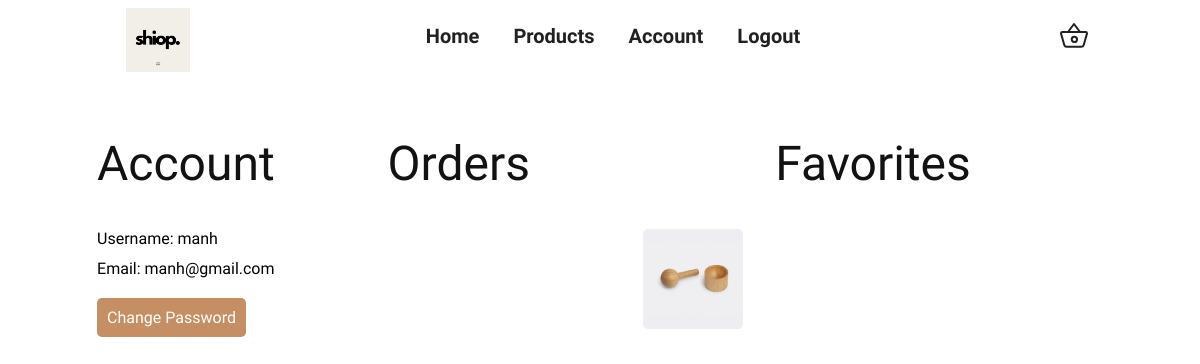
The page /account (signed in) on the database as committed earlier.
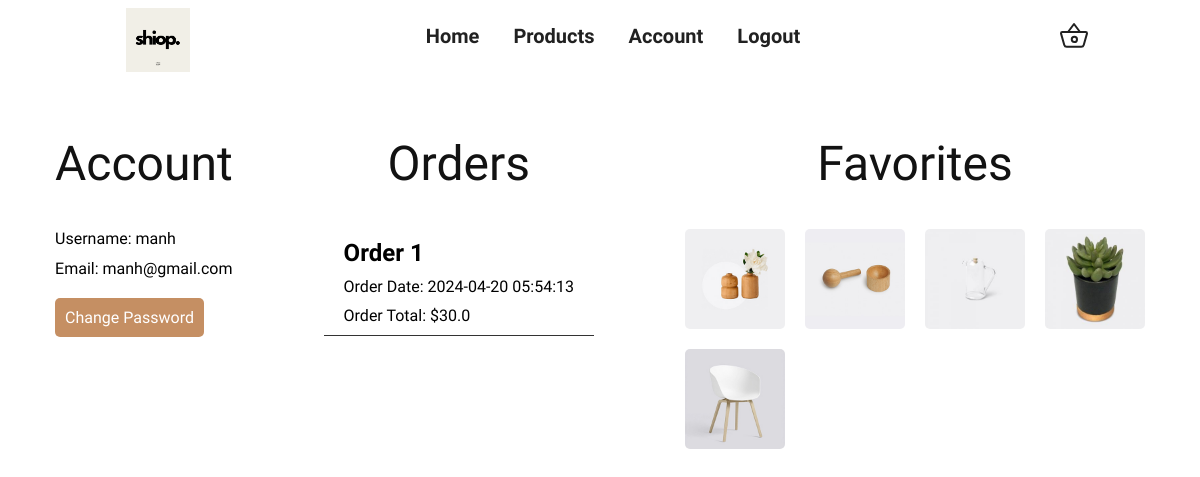
The same page on the database as committed later.
### tables this page shows
CREATE TABLE "product" (
	"product_id"	INTEGER NOT NULL,
	"name"	TEXT NOT NULL,
	"image"	BLOB NOT NULL,
	"description"	TEXT NOT NULL,
	"price"	NUMERIC NOT NULL DEFAULT 0.00,
	"category"	TEXT NOT NULL CHECK("category" IN ('accessory', 'furniture', 'decoration')),
	"in_stock"	INTEGER NOT NULL DEFAULT 10,
	PRIMARY KEY("product_id" AUTOINCREMENT)
);

CREATE TABLE "orders" (
    "id" INTEGER PRIMARY KEY AUTOINCREMENT,
    "account_id" TEXT NOT NULL,
    "time" TEXT NOT NULL,
    "total" REAL NOT NULL,
    "phone" TEXT NOT NULL,
    "address" TEXT NOT NULL,
    FOREIGN KEY("account_id") REFERENCES "account"("id")
);

### main.py (the view)
@app.route('/account')
def account():
    user = session.get('user', None)
    conn = sqlite3.connect(sqldbname)
    c = conn.cursor()
    c.execute('SELECT * FROM orders WHERE account_id = ?', (user['id'],))
    all_orders = c.fetchall()
    orders = []
    for order in all_orders:
        order_dict = {
            'id': order[0],
            'total': order[3],
            'time': order[2]
        }
        orders.append(order_dict)
    c.execute('SELECT * FROM product WHERE product_id IN (SELECT product_id FROM favorites WHERE account_id = ?)', (user['id'],))
    products = c.fetchall()
    products_list = []
    for product in products:
        product_dict = {
            'product_id': product[0],
            'name': product[1],
            'image': product[2],
            'description': product[3],
            'price': product[4],
            'category': product[5],
            'in_stock': product[6]
        }
        products_list.append(product_dict)
    return render_template('account.html', user=user, orders=orders, products=products_list)

### templates/account.html (shortened to what this page needs)
<!DOCTYPE html>
<html>
<head>
    <link rel="stylesheet" type="text/css" href="../static/style.css" />
</head>
<body>
    <header>
        <div class="navbar">
          <a href="/">
            <img src="/static/images/logo.png" alt="" class="logo" id="logo" />
          </a>
          <ul id="topnav" class="topnav">
            <li id="topnav-item"><a href="/">Home</a></li>
            <li id="topnav-item"><a href="/product">Products</a></li>
            {% if user != None %}
              <li id="topnav-item"><a href="/account">Account</a></li>
              <li id="topnav-item"><a href="/logout">Logout</a></li>
            {% else %}
              <li id="topnav-item"><a href="/register">Register</a></li>
              <li id="topnav-item"><a href="/login">Login</a></li>
            {% endif %}
          </ul>
        {% if user != None %}
            <a href="/cart">
                <button type="button" class="cart" id="cart">
                    <ion-icon name="basket-outline"></ion-icon>
                </button>
            </a>
        {% else %}
            <a href="/login">
                <button type="button" class="cart" id="cart">
                    <ion-icon name="basket-outline"></ion-icon>
                </button>
            </a>
        {% endif %}
        </div>
    </header>
    <container class="account">
        <section class="section d-flex-col-center account-info">
            <h2 class="h2 section-title">Account</h2>
            <div>
                <p>Username: {{ session.user.username }}</p>
                <p>Email: {{ session.user.email }}</p>
                <button class="change-btn">Change Password</button>
            </div>
        </section>
        <section class="section d-flex-col-center account-orders">
            <h2 class="h2 section-title">Orders</h2>
            <div>
                {% for order in orders %}
                <div>
                    <h1>Order {{ order.id }}</h1>
                    <p>Order Date: {{ order.time }}</p>
                    <p>Order Total: ${{ order.total }}</p>
                </div>
                {% endfor %}
            </div>
        </section>
        <section class="section d-flex-col-center account-favorites">
            <h2 class="h2 section-title">Favorites</h2>
            <div>
                {% for product in products %}
                <a href="/product/{{ product.product_id }}">
                    <img src="{{ product.image }}" width="100" height="100" loading="lazy" alt="{{ product.name }}" class="product-image">
                </a>
                {% endfor %}
            </div>
        </section>
    </container>
</body>
</html>

### static/style.css (style rules this page uses)
:root { --red-orange-color-wheel: hsl(17, 96%, 48%); --middle-blue-green: hsl(167, 45%, 72%); --smokey-black: hsl(0, 0%, 7%); --spanish-gray: hsl(0, 0%, 60%); --granite-gray: hsl(0, 0%, 40%); --tan-crayola: hsl(27, 46%, 58%); --light-gray: hsl(0, 0%, 80%); --black_10: hsla(0, 0%, 0%, 0.1); --black_25: hsla(0, 0%, 0%, 0.25); --black_50: hsla(0, 0%, 0%, 0.4); --black_70: hsla(0, 0%, 0%, 0.7); --cultured: hsl(220, 16%, 96%); --manatee: hsl(218, 11%, 65%); --black: hsl(0, 0%, 0%); --white: hsl(0, 0%, 100%); --ff-roboto: 'Roboto', sans-serif; --ff-mr_de_haviland: 'Mr De Haviland', cursive; --fs-1: 6rem; --fs-2: 3rem; --fs-3: 2rem; --fs-4: 1.8rem; --fs-5: 1.4rem; --fs-6: 1.2rem; --fw-700: 700; --fw-500: 500; --section-padding: 50px; --shadow: 0 0 2px hsla(0, 0%, 0%, 0.2); --transition-1: 0.25s ease; --transition-2: 0.5s ease; --cubic-in: cubic-bezier(0.51, 0.03, 0.64, 0.28); --cubic-out: cubic-bezier(0.33, 0.85, 0.4, 0.96); }
*, *::before, *::after { margin: 0; padding: 0; box-sizing: border-box; font-family: "Comfortaa", cursive; }
li { list-style: none; }
a, img, span, input, button, ion-icon { display: block; }
a { color: inherit; text-decoration: none; }
img { height: auto; }
input, button { background: none; border: none; font: inherit; }
button { cursor: pointer; }
ion-icon { pointer-events: none; }
html, body { width: 100%; height: 100%; scroll-behavior: smooth; }
body { background-color: var(--white); color: var(--black); }
::placeholder { color: var(--manatee); }
.section { padding-block: var(--section-padding); }
.h2, .h3 { color: var(--smokey-black); font-weight: var(--fw-500); line-height: 1.4; }
.h2 { font-size: var(--fs-2); }
a { position: relative; text-decoration: none; color: #212121; }
.d-flex-col-center { display: flex; flex-direction: column; justify-content: center; align-items: center; }
.navbar { display: flex; justify-content: space-around; align-items: center; background-color: transparent; position: fixed; top: 0; left: 0; font-weight: 900; width: 100%; transition: background-color 0.5s ease; z-index: 100; }
#topnav-item { list-style-type: none; margin-right: 30px; font-size: 20px; display: inline-block; text-align: center; position: relative; color: #212020; }
#topnav-item::before { content: ""; position: absolute; width: 100%; transform: scaleX(0); height: 2px; bottom: 0; left: 0; background-color: #000; transform-origin: bottom right; transition: transform 0.25s ease-out; color: #f1efe7; }
.logo { width: 4rem; margin-left: 0.5rem; margin-top: 0.5rem; }
.cart { background-color: transparent; border: none; scale: 2; color: #212121; transition: 0.3s ease-in; }
.account { height: 80vh; display: flex; justify-content: space-evenly; align-items: start; padding: 5rem 2rem; gap:3rem; }
.account h2 { margin-bottom: 2rem; }
.account .account-info div { display: flex; flex-direction: column; align-items: start; gap: .7rem; }
.account .account-info button { margin-top: 0.5rem; padding: 10px; border-radius: 5px; background: var(--tan-crayola); color: #FFF; }
.account .account-orders > div { height: 40vh; display: flex; flex-direction: column; justify-content: flex-start; overflow-y: scroll; scroll-behavior: smooth; padding: 0 20px; }
.account .account-orders > div > div { display: flex; flex-direction: column; gap: 10px; border-bottom: 1px solid #333; padding: 10px 20px; }
.account .account-favorites > div { display: flex; flex-wrap: wrap; width: 460px; justify-content: start; overflow-x: scroll; scroll-behavior: smooth; gap: 20px }
.account .account-favorites > div img { width: 100px; height: 100px; border-radius: 5px; }

Rows that differ between the two databases and show on the page:
added orders: id "1", time "2024-04-20 05:54:13", total "30.0"
now on this page (row unchanged): product: shows a picture
now on this page (row unchanged): product: shows a picture
now on this page (row unchanged): product: shows a picture
now on this page (row unchanged): product: shows a picture
